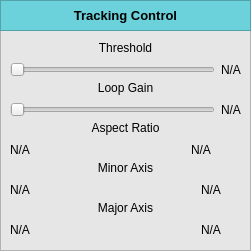
  <widget class="QFrame" name="frame_10">
   <property name="geometry">
    <rect>
     <x>270</x>
     <y>330</y>
     <width>251</width>
     <height>251</height>
    </rect>
   </property>
   <property name="font">
    <font>
     <weight>50</weight>
     <italic>false</italic>
     <bold>false</bold>
    </font>
   </property>
   <property name="autoFillBackground">
    <bool>false</bool>
   </property>
   <property name="styleSheet">
    <string notr="true">background-color: rgb(230, 230, 230);</string>
   </property>
   <property name="frameShape">
    <enum>QFrame::StyledPanel</enum>
   </property>
   <property name="frameShadow">
    <enum>QFrame::Raised</enum>
   </property>
   <widget class="QFrame" name="cnc_heading_frame_10">
    <property name="geometry">
     <rect>
      <x>0</x>
      <y>0</y>
      <width>251</width>
      <height>31</height>
     </rect>
    </property>
    <property name="styleSheet">
     <string notr="true">background-color: rgb(107, 210, 219);</string>
    </property>
    <property name="frameShape">
     <enum>QFrame::StyledPanel</enum>
    </property>
    <property name="frameShadow">
     <enum>QFrame::Raised</enum>
    </property>
    <widget class="QLabel" name="label_60">
     <property name="enabled">
      <bool>true</bool>
     </property>
     <property name="geometry">
      <rect>
       <x>10</x>
       <y>5</y>
       <width>231</width>
       <height>21</height>
      </rect>
     </property>
     <property name="font">
      <font>
       <pointsize>11</pointsize>
      </font>
     </property>
     <property name="styleSheet">
      <string notr="true">background-color: rgba(255, 255, 255, 0);</string>
     </property>
     <property name="text">
      <string>&lt;html&gt;&lt;head/&gt;&lt;body&gt;&lt;p&gt;&lt;span style=&quot; font-size:10pt; font-weight:600; color:#000000;&quot;&gt;Tracking Control&lt;/span&gt;&lt;/p&gt;&lt;/body&gt;&lt;/html&gt;</string>
     </property>
     <property name="alignment">
      <set>Qt::AlignCenter</set>
     </property>
    </widget>
   </widget>
   <widget class="QWidget" name="gridLayoutWidget">
    <property name="geometry">
     <rect>
      <x>10</x>
      <y>40</y>
      <width>231</width>
      <height>37</height>
     </rect>
    </property>
    <layout class="QGridLayout" name="gridLayout">
     <item row="1" column="0">
      <widget class="QSlider" name="thresh_slider">
       <property name="maximum">
        <number>254</number>
       </property>
       <property name="value">
        <number>0</number>
       </property>
       <property name="orientation">
        <enum>Qt::Horizontal</enum>
       </property>
      </widget>
     </item>
     <item row="1" column="1">
      <widget class="QLabel" name="thresh_label">
       <property name="enabled">
        <bool>true</bool>
       </property>
       <property name="text">
        <string>N/A</string>
       </property>
      </widget>
     </item>
     <item row="0" column="0" colspan="2">
      <widget class="QLabel" name="label">
       <property name="text">
        <string>&lt;html&gt;&lt;head/&gt;&lt;body&gt;&lt;p align=&quot;center&quot;&gt;Threshold&lt;/p&gt;&lt;/body&gt;&lt;/html&gt;</string>
       </property>
      </widget>
     </item>
    </layout>
   </widget>
   <widget class="QWidget" name="gridLayoutWidget_7">
    <property name="geometry">
     <rect>
      <x>10</x>
      <y>80</y>
      <width>231</width>
      <height>37</height>
     </rect>
    </property>
    <layout class="QGridLayout" name="gridLayout_7">
     <item row="0" column="0" colspan="2">
      <widget class="QLabel" name="label_3">
       <property name="text">
        <string>&lt;html&gt;&lt;head/&gt;&lt;body&gt;&lt;p align=&quot;center&quot;&gt;Loop Gain&lt;/p&gt;&lt;/body&gt;&lt;/html&gt;</string>
       </property>
      </widget>
     </item>
     <item row="1" column="0">
      <widget class="QSlider" name="loop_gain_slider">
       <property name="maximum">
        <number>100</number>
       </property>
       <property name="value">
        <number>0</number>
       </property>
       <property name="orientation">
        <enum>Qt::Horizontal</enum>
       </property>
      </widget>
     </item>
     <item row="1" column="1">
      <widget class="QLabel" name="loop_gain_label">
       <property name="text">
        <string>N/A</string>
       </property>
      </widget>
     </item>
    </layout>
   </widget>
   <widget class="QWidget" name="gridLayoutWidget_6">
    <property name="geometry">
     <rect>
      <x>10</x>
      <y>120</y>
      <width>231</width>
      <height>37</height>
     </rect>
    </property>
    <layout class="QGridLayout" name="ar_grid">
     <item row="1" column="2">
      <widget class="QLabel" name="ar_max_label">
       <property name="maximumSize">
        <size>
         <width>50</width>
         <height>16777215</height>
        </size>
       </property>
       <property name="text">
        <string>N/A</string>
       </property>
      </widget>
     </item>
     <item row="1" column="0">
      <widget class="QLabel" name="ar_min_label">
       <property name="maximumSize">
        <size>
         <width>50</width>
         <height>16777215</height>
        </size>
       </property>
       <property name="text">
        <string>N/A</string>
       </property>
      </widget>
     </item>
     <item row="0" column="0" colspan="3">
      <widget class="QLabel" name="label_4">
       <property name="text">
        <string>&lt;html&gt;&lt;head/&gt;&lt;body&gt;&lt;p align=&quot;center&quot;&gt;Aspect Ratio&lt;/p&gt;&lt;/body&gt;&lt;/html&gt;</string>
       </property>
      </widget>
     </item>
    </layout>
   </widget>
   <widget class="QWidget" name="gridLayoutWidget_9">
    <property name="geometry">
     <rect>
      <x>10</x>
      <y>200</y>
      <width>231</width>
      <height>37</height>
     </rect>
    </property>
    <layout class="QGridLayout" name="MA_grid">
     <item row="0" column="0" colspan="3">
      <widget class="QLabel" name="label_20">
       <property name="text">
        <string>&lt;html&gt;&lt;head/&gt;&lt;body&gt;&lt;p align=&quot;center&quot;&gt;Major Axis&lt;/p&gt;&lt;/body&gt;&lt;/html&gt;</string>
       </property>
      </widget>
     </item>
     <item row="1" column="0">
      <widget class="QLabel" name="MA_min_label">
       <property name="maximumSize">
        <size>
         <width>40</width>
         <height>16777215</height>
        </size>
       </property>
       <property name="text">
        <string>N/A</string>
       </property>
      </widget>
     </item>
     <item row="1" column="2">
      <widget class="QLabel" name="MA_max_label">
       <property name="maximumSize">
        <size>
         <width>40</width>
         <height>16777215</height>
        </size>
       </property>
       <property name="text">
        <string>N/A</string>
       </property>
      </widget>
     </item>
    </layout>
   </widget>
   <widget class="QWidget" name="gridLayoutWidget_10">
    <property name="geometry">
     <rect>
      <x>10</x>
      <y>160</y>
      <width>231</width>
      <height>37</height>
     </rect>
    </property>
    <layout class="QGridLayout" name="ma_grid">
     <item row="0" column="0" colspan="3">
      <widget class="QLabel" name="label_22">
       <property name="text">
        <string>&lt;html&gt;&lt;head/&gt;&lt;body&gt;&lt;p align=&quot;center&quot;&gt;Minor Axis&lt;/p&gt;&lt;/body&gt;&lt;/html&gt;</string>
       </property>
      </widget>
     </item>
     <item row="1" column="0">
      <widget class="QLabel" name="ma_min_label">
       <property name="maximumSize">
        <size>
         <width>40</width>
         <height>16777215</height>
        </size>
       </property>
       <property name="text">
        <string>N/A</string>
       </property>
      </widget>
     </item>
     <item row="1" column="2">
      <widget class="QLabel" name="ma_max_label">
       <property name="maximumSize">
        <size>
         <width>40</width>
         <height>16777215</height>
        </size>
       </property>
       <property name="text">
        <string>N/A</string>
       </property>
      </widget>
     </item>
    </layout>
   </widget>
  </widget>
